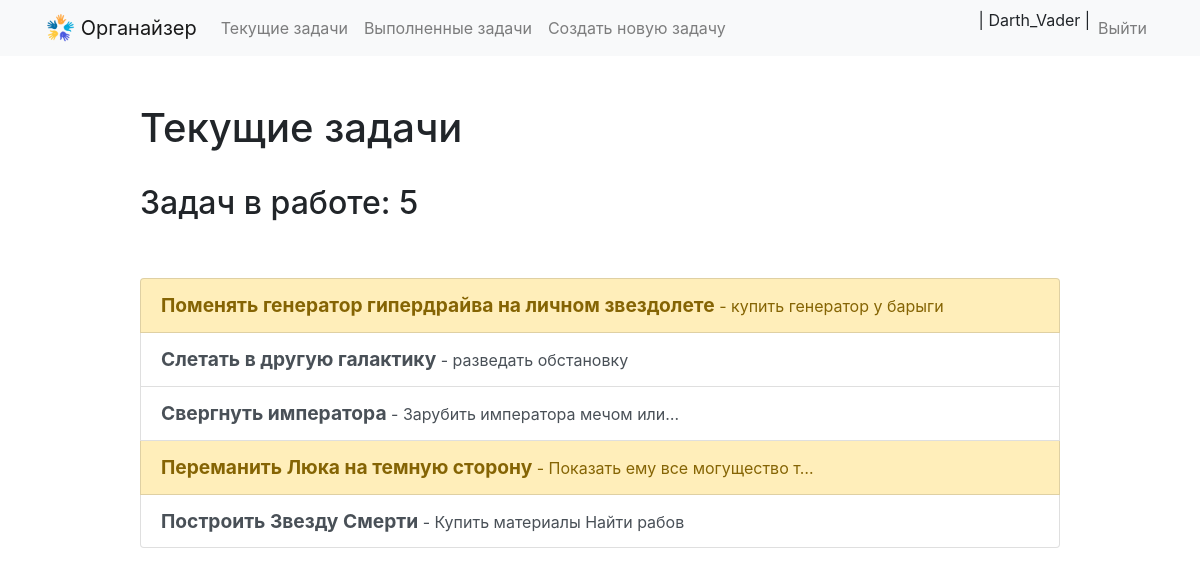
Before: /current/ (signed in) with the older database file.
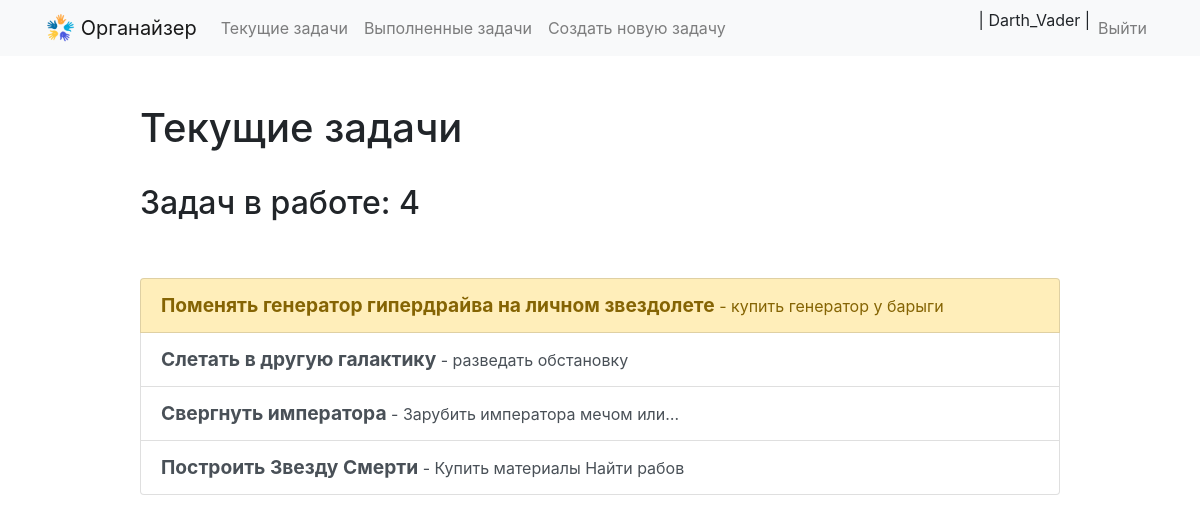
After: the same page with the newer database file.
### todo/models.py (models this page shows, shortened)
class TodoList(models.Model):
    title = models.CharField(max_length=100)
    content = models.TextField(blank=True)  # текстовое поле
    created = models.DateTimeField(auto_now_add=True)  # дата создания
    date_completed = models.DateTimeField(null=True, blank=True)  # дата выполнения
    user = models.ForeignKey(User, on_delete=models.CASCADE)  # foreignkey с помощью
    important = models.BooleanField(default=False)  # атрибут что бы можно было отмечать важна запись или нет
    class Meta:  # используем вспомогательный класс мета для сортировки наших дел
        ordering = ['-created']  # сортировка дел по времени их создания

### todo/views.py (the view)
# urls.py: path('current/', views.current_todos, name='current_todos'),
@login_required
def current_todos(request):
    todos = TodoList.objects.filter(user=request.user, date_completed__isnull=True)
    return render(request, 'todo/current_todos.html', {'todos': todos})

### todo/templates/todo/current_todos.html (shortened to what this page needs)
<!DOCTYPE html>
{% extends 'todo/base.html' %}
{% block content %}
<div class="row justify-content-center mt-5">
        <div class="col-md-10">
            {% if todos %}
                <h1>Текущие задачи</h1>
                <br>
                 <h2>Задач в работе: {{ todos.count }}</h2>
            {% else %}
                           <h1>Текущие задачи</h1>
            {% endif %}
        </div>
    </div>
    <div class="row justify-content-center mt-5">
        <div class="col-md-10">
        {% if todos %}
            <div class="list-group">
                {% for todo in todos %}
                    <a href="{% url 'view_todo' todo.id %}"
                       class="list-group-item list-group-item-action
                       {% if todo.important %}
                       list-group-item-warning
                       {% endif %}">
                        <big><b>{{ todo.title }}</b></big>
                        {% if todo.content %}
                        - {{ todo.content|truncatechars:30 }}
                        {% endif %}
                    </a>
                {% endfor %}
            </div>
        {% else %}
            <div class="text-center">
                <h2>Похоже, у тебя нет задач! Добавляй новые.</h2>
            <br>
            <a role="button" class="btn btn-primary" href="{% url 'create_todo' %}">Новая задача</a>
            </div>
        {% endif %}
        </div>
    </div>
{% endblock %}

### todo/templates/todo/base.html (shortened to what this page needs)
<!DOCTYPE html>
{% load static %}
<html lang="ru">
<head>
    <link rel="stylesheet" href="https://stackpath.bootstrapcdn.com/bootstrap/4.4.1/css/bootstrap.min.css"
>
</head>
<body>
<nav class="navbar navbar-expand-md navbar-light bg-light">
<div class="container">
    <a class="navbar-brand" href="{% url 'home' %}">
         <img src="{% static 'todo/logo.png' %}" width="30" height="30" class="d-inline-block align-top">
        <span>Органайзер</span>
    </a>
    <div class="collapse navbar-collapse" id="navbarNav">
    {% if user.is_authenticated %}
        <ul class="navbar-nav mr-auto">
                <li class="nav-item {{ current }}">
                    <a class="nav-link" href="{% url 'current_todos' %}">Текущие задачи</a>
                </li>
                <li class="nav-item {{ completed }}">
                    <a class="nav-link" href="{% url 'completed_todos' %}">Выполненные задачи</a>
                </li>
                <li class="nav-item {{ create }}">
                    <a class="nav-link" href="{% url 'create_todo' %}">Создать новую задачу</a>
                </li>
        </ul>
    {% endif %}
    <ul class="navbar-nav ml-auto">
            {% if user.is_authenticated %}
                <li class="nav-item"> | {{ user }} |</li>
                <li class="nav-item">
                    <a href="#" onclick="$('#signOutBtn').click()" class="nav-link">Выйти </a>
                </li>
            {% endif %}
        </ul>
    </div>
</div>
</nav>
<div class="container">
{% block content %}{% endblock %}
</div>
</body>
</html>

Changed rows visible on the page:
no longer on this page (row edited): TodoList: title "Переманить Люка на темную сторону", content "Показать ему все могущество т…", important True (drawn)
Other visible differences:
{{ todos.count }}: "5" → "4"
